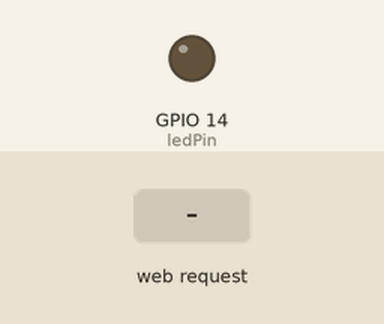
Bench run of a sketch on a simulated ESP32. On the bench: output pins drawn as LEDs (lit = HIGH). Dashed ring = blinking. The inputs (shaded band) are chosen by the test bench. What the sketch prints to the serial monitor is not drawn.

Above: at 1.2 s.
1.3 s: HTTP request GET /blink received
At 1.45 s:
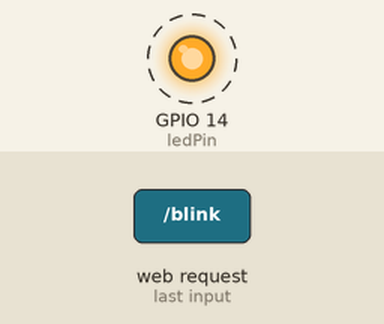
4.3 s: HTTP request GET /turnon received
At 5.5 s:
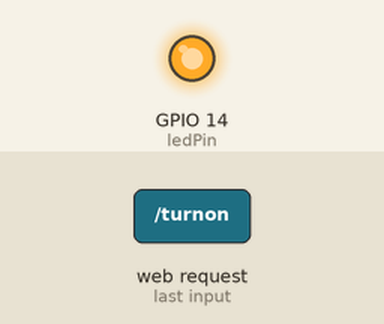
5.8 s: HTTP request GET /turnoff received
At 6.7 s:
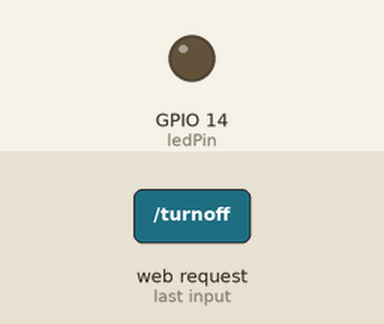
Timing chart, 0 to 8.8 s (numbered marks = the images above; inputs shaded):
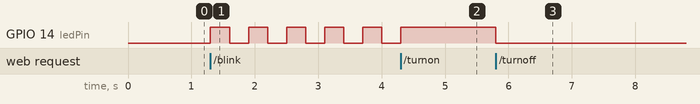

Measured:
- after the input at 1.3 s, GPIO 14 (ledPin): alternates HIGH for 0.30 s and LOW for 0.30 s, starting at once
- after the input at 4.3 s, GPIO 14 (ledPin): goes on until 4.3 s, then stays HIGH
- after the input at 5.8 s, GPIO 14 (ledPin): HIGH → LOW at once

The sketch:

ESP32_LedController_Website.ino
```cpp
#include <WiFi.h>
#include <WebServer.h>

const char* ssid = "LED Controller";
const char* password = "senyumduludong";

// Inisialisasi WebServer pada port 80
WebServer server(80);

const int ledPin = 14;
bool blinkMode = false;

void handleTurnOn() {
  digitalWrite(ledPin, HIGH);
  blinkMode = false;
  server.sendHeader("Location", "/");
  server.send(303);
}

// Fungsi untuk mematikan LED
void handleTurnOff() {
  digitalWrite(ledPin, LOW);
  blinkMode = false;
  server.sendHeader("Location", "/");
  server.send(303);
}


void handleBlink() {
  blinkMode = true;
  server.sendHeader("Location", "/");
  server.send(303);
}

void handleRoot() {
  String html = "<html><head>";
  html += "<style>";
  html += "body { font-family: Arial, sans-serif; background-color: #f4f4f4; text-align: center; padding: 20px; }";
  html += "h1 { color: #333; }";
  html += "button { font-size: 24px; padding: 30px 60px; margin: 10px; cursor: pointer; border-radius: 10px; border: none; }";
  html += ".on { background-color: #4CAF50; color: white; }";
  html += ".off { background-color: #f44336; color: white; }";
  html += ".blink { background-color: #ff9800; color: white; }";
  html += "button:hover { opacity: 0.8; }";
  html += "</style>";
  html += "</head><body>";
  html += "<h1>Pencet klo mau</h1>";

  html += "<a href='/turnon'><button class='on'>Turn ON</button></a><br><br>";

  html += "<a href='/turnoff'><button class='off'>Turn OFF</button></a><br><br>";

  html += "<a href='/blink'><button class='blink'>Jedag Jedug</button></a><br><br>";

  html += "</body></html>";
  server.send(200, "text/html", html);
}

void setup() {
  Serial.begin(115200);

  WiFi.softAP(ssid, password);
  Serial.println("Access Point Started");
  Serial.print("IP Address: ");
  Serial.println(WiFi.softAPIP());

  pinMode(ledPin, OUTPUT);

  server.on("/", handleRoot);
  server.on("/turnon", handleTurnOn);
  server.on("/turnoff", handleTurnOff);
  server.on("/blink", handleBlink);

  server.begin();
  Serial.println("Server started");
}

void loop() {
  server.handleClient();

  if (blinkMode) {
    digitalWrite(ledPin, HIGH);
    delay(300);
    digitalWrite(ledPin, LOW);
    delay(300);
  }
}
```
